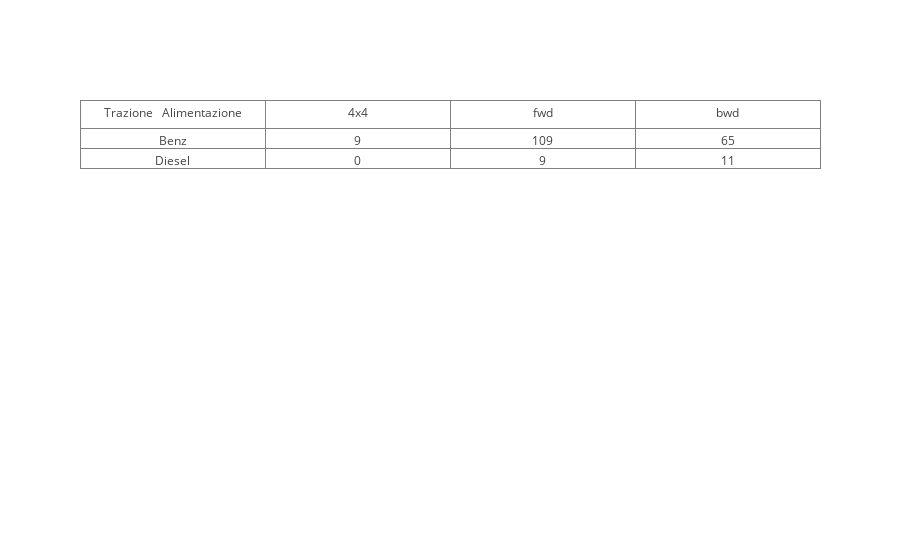

The cell this chart's notebook holds for it:
### Markdown cell above
### 1.2 

Raggruppate la variabile "smokes" nei seguenti 2 gruppi: 
- Primo gruppo di nome NoSmoker (questo gruppo identifica i non fumatori: tutti quelli che hanno idicato {no} nel campo "smokes") 
- Secondo gruppo di nome Smoker (questo gruppo identifica per noi tutti i fumatori: quelli che NON hanno indicato 'no' nel campo 'smokes')

Si costruisca la tabella di contingenza per la coppia di variabili "sex" e "smokes" (usando i gruppi definiti sopra).  

Hint1: Non dovete usare particolari comandi Python per calcolare la tabella di contingenza. Ricordatevi come è definita e provate a costruirla voi.  
Hint2: Nella cella sotto trovate un modo veloce per visualizzare una tabella utilizzando il pacchetto Plotly. Maggiori dettagli [QUI](https://plot.ly/python/table/). Oppure visualizzate un dataframe in pandas come visto a lezione.

### Code cell
# Hint (plot Table)
import plotly.offline as py
import plotly.graph_objs as go
py.init_notebook_mode(connected=True)

# Plotto Tabella con plotly
valori = [ ["Benz", "Diesel"], [9, 0], [109, 9], [65, 11]] # Ogni elemento della lista è una colonna della tabella

trace = go.Table(
                header = dict(values = ["Trazione \n Alimentazione", "4x4", "fwd", "bwd"]),
                cells = dict(values = valori) )
py.iplot([trace])

# Plotto Tabella come dataframe
valori = [[9, 109, 65], [0, 9, 11]]
t = pd.DataFrame(valori, index = ["Benz", "Diesel"], columns = ["4x4", "fwd", "bwd"])
t

### Figure 1 — Plotly figure (JSON) as saved in the notebook; plotly's stock layout.template omitted (floating-point values rounded to 4 significant figures)
{"data": [{"cells": {"values": [["Benz", "Diesel"], [9, 0], [109, 9], [65, 11]]}, "header": {"values": ["Trazione \n Alimentazione", "4x4", "fwd", "bwd"]}, "type": "table", "uid": "65372832-d04e-11e8-9819-3052cb2086f3"}], "layout": {}}
